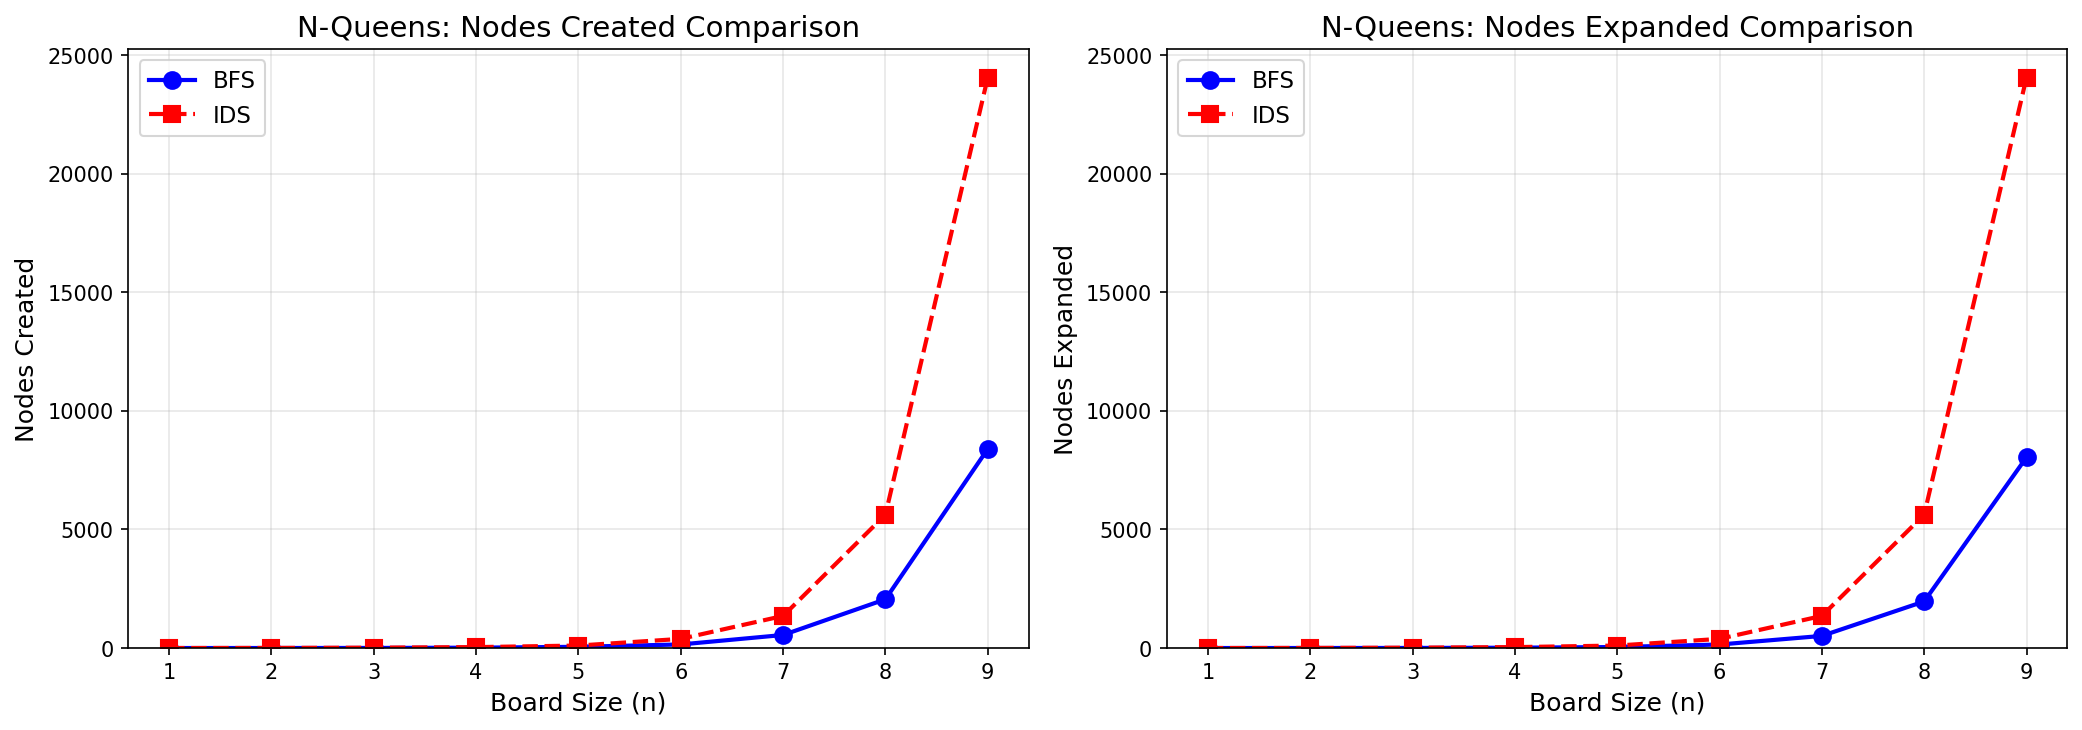

Generate this figure with Python:
"""
N-Queens: BFS vs IDS Performance Comparison Graphs

DSM and Claude, 2026
"""

import matplotlib.pyplot as plt

# Data from experiments
n_values = list(range(1, 10))

# BFS results
bfs_created = [2, 3, 6, 17, 54, 153, 552, 2057, 8394]
bfs_expanded = [2, 3, 6, 16, 45, 150, 513, 1966, 8043]

# IDS results
ids_created = [3, 7, 17, 41, 107, 388, 1355, 5622, 24053]
ids_expanded = [3, 7, 17, 41, 107, 388, 1355, 5622, 24053]

# Create figure with two subplots side by side
fig, (ax1, ax2) = plt.subplots(1, 2, figsize=(14, 5))

# Graph 1: Nodes Created
ax1.plot(n_values, bfs_created, 'o-', color='blue', linewidth=2,
         markersize=8, label='BFS')
ax1.plot(n_values, ids_created, 's--', color='red', linewidth=2,
         markersize=8, label='IDS')
ax1.set_xlabel('Board Size (n)', fontsize=12)
ax1.set_ylabel('Nodes Created', fontsize=12)
ax1.set_title('N-Queens: Nodes Created Comparison', fontsize=14)
ax1.set_ylim(bottom=0)
ax1.set_xticks(n_values)
ax1.legend(loc='upper left', fontsize=11)
ax1.grid(True, alpha=0.3)

# Graph 2: Nodes Expanded
ax2.plot(n_values, bfs_expanded, 'o-', color='blue', linewidth=2,
         markersize=8, label='BFS')
ax2.plot(n_values, ids_expanded, 's--', color='red', linewidth=2,
         markersize=8, label='IDS')
ax2.set_xlabel('Board Size (n)', fontsize=12)
ax2.set_ylabel('Nodes Expanded', fontsize=12)
ax2.set_title('N-Queens: Nodes Expanded Comparison', fontsize=14)
ax2.set_ylim(bottom=0)
ax2.set_xticks(n_values)
ax2.legend(loc='upper left', fontsize=11)
ax2.grid(True, alpha=0.3)

plt.tight_layout()
plt.savefig('n_queens_comparison.png', dpi=150, bbox_inches='tight')
plt.show()

print("Graph saved to n_queens_comparison.png")
